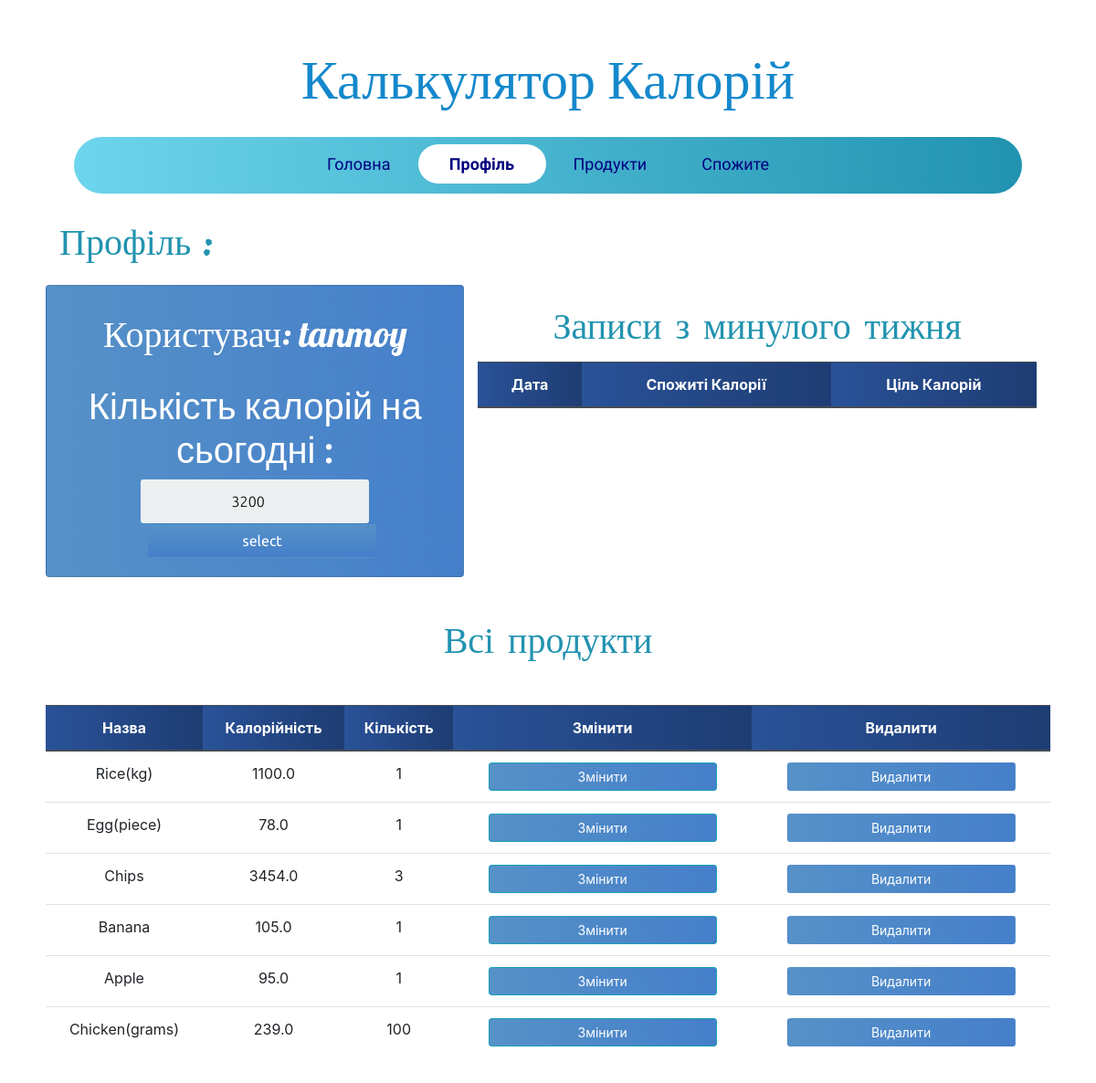
/profile/ (signed in), run on the app's committed database.
### calories/models.py (models this page shows, shortened)
class Profile(models.Model):
    person_of = models.ForeignKey(User, null=True, on_delete=models.CASCADE)
    calorie_count = models.FloatField(default=0, null=True, blank=True)
    food_selected = models.ForeignKey(Food, on_delete=models.CASCADE, null=True, blank=True)
    quantity = models.FloatField(default=0)
    total_calorie = models.FloatField(default=0, null=True)
    date = models.DateField(auto_now_add=True)
    calorie_goal = models.PositiveIntegerField(default=0)
    all_food_selected_today = models.ManyToManyField(Food, through='PostFood', related_name='inventory')

class Food(models.Model):
    name = models.CharField(max_length=200, null=False)
    quantity = models.PositiveIntegerField(null=False, default=0)
    calorie = models.FloatField(null=False, default=0)
    person_of = models.ForeignKey(User, null=True, on_delete=models.CASCADE)

### calories/views.py (the view)
# urls.py: path('profile/', ProfilePage, name='profile'),
@login_required
def ProfilePage(request):
    person = Profile.objects.filter(person_of=request.user).last()
    food_items = Food.objects.filter(person_of=request.user)
    if request.method == 'POST':
        form = ProfileForm(request.POST, instance=person)
        if form.is_valid():
            form.save()
            return redirect('profile')
    else:
        form = ProfileForm(instance=person)
    some_day_last_week = timezone.now().date() - timedelta(days=7)
    records = Profile.objects.filter(date__gte=some_day_last_week, date__lt=timezone.now().date(),
                                     person_of=request.user)
    context = {'form': form, 'food_items': food_items, 'records': records}
    return render(request, 'profile.html', context)

### calories/forms.py
class ProfileForm(forms.ModelForm):
    class Meta:
        model = Profile
        fields = ('calorie_goal',)

### templates/profile.html (shortened to what this page needs)
{% extends 'layouts/base.html' %}
{% block content %}
<div class="container-fluid">
    <h1 class="headline">Профіль :</h1>
        <div class="row mt-4 mb-4">
            <div class="col-lg-5 card card-body">
            <div class="app-title">
                <h1 class="text-center profile-text mt-2">Користувач: {{ request.user }} </h1>
            </div>
            <form method="POST" action="" class="login-form pt-4">
                {% for field in form %}
                <h1>Кількість калорій на сьогодні :</h1>
                {{ field }}
                {% endfor %}
                <input class="btn login_btn profile-submit ml-3" type="submit" value="select">
            </form>
        </div>
            <div class="col-lg-7">
                <h1 class="text-center headline pb-2">Записи з минулого тижня</h1>
                <table class="table text-center">
                    <thead class="thead-dark">
                        <tr>
                            <th scope="col">Дата</th>
                            <th scope="col">Спожиті Калорії</th>
                            <th scope="col">Ціль Калорій</th>
                        </tr>
                    </thead>
                </table>
            </div>
     </div>
    <h1 class="text-center headline">Всі продукти</h1>
     <div class="row mt-5">
      <table class="table text-center">
            <thead class="thead-dark">
                <tr>
                    <th scope="col">Назва</th>
                    <th scope="col">Калорійність</th>
                    <th scope="col">Кількість</th>
                    <th scope="col">Змінити</th>
                    <th scope="col">Видалити</th>
                </tr>
            </thead>
            <tbody>
                {% for food in food_items %}
                <tr>
                    <td>{{ food.name }}</td>
                    <td>{{ food.calorie }}</td>
                    <td>{{ food.quantity }}</td>
                    <td><a class="btn btn-sm btn-info" href="{% url 'update_food' food.id %}">Змінити</a></td>
                    <td><a class="btn btn-sm " href="{% url 'delete_food' food.id %}">Видалити</a></td>
                </tr>
                {% endfor %}
            </tbody>
        </table>
    </div>
</div>
{% endblock content %}

### static/css/base.css (style rules this page uses)
a { text-decoration:none !important; }
body { font-family: Arial; background-color: #3498DB; padding: 50px; }
.app-title { text-align: center; color: #777; }
.login-form { text-align: center; }
input { text-align: center; background-color: #ECF0F1; border: 2px solid transparent; border-radius: 3px; font-size: 16px; font-weight: 200; padding: 10px 0; width: 250px; transition: border .5s; }
.btn { background: #457fca; background: -webkit-linear-gradient(to right, #5691c8, #457fca); background: linear-gradient(to right, #5691c8, #457fca); color: white !important; font-size: 16px; line-height: 25px; padding: 10px 0; text-decoration: none; text-shadow: none; border-radius: 3px; box-shadow: none; transition: 0.25s; display: block; width: 250px; margin: 0 auto; }
.card { background: #457fca; background: -webkit-linear-gradient(to right, #5691c8, #457fca); background: linear-gradient(to right, #5691c8, #457fca); color:white; }
.card::before, .card::after { position: absolute; top: 0; right: 0; bottom: 0; left: 0; transform: scale3d(0, 0, 1); transition: transform .3s ease-out 0s; background: rgba(255, 255, 255, 0.1); content: ''; pointer-events: none; }
.card::before { transform-origin: left top; }
.card::after { transform-origin: right bottom; }
th { background: #1e3c72; background: -webkit-linear-gradient(to right, #2a5298, #1e3c72); background: linear-gradient(to right, #2a5298, #1e3c72); }
.card { font-family: 'Grandstander', cursive; font-family: 'Ubuntu', sans-serif; }
.headline { font-family: 'Permanent Marker', cursive; padding-top:20px; color: #2193b0; color: -webkit-linear-gradient(to right, #6dd5ed, #2193b0); color: linear-gradient(to right, #6dd5ed, #2193b0); }
.profile-text { color:white; font-family: 'Lobster', cursive; }
.table { background-color: white; color: #18AD7C; }
.profile-submit { background: #457fca; background: -webkit-linear-gradient(to bottom, #5691c8, #457fca); background: linear-gradient(to bottom, #5691c8, #457fca); }

### data on the page
Profile: form "3200"
Food: name "Rice(kg)", calorie "1100.0", quantity "1"
Food: name "Egg(piece)", calorie "78.0", quantity "1"
Food: name "Chips", calorie "3454.0", quantity "3"
Food: name "Banana", calorie "105.0", quantity "1"
Food: name "Apple", calorie "95.0", quantity "1"
Food: name "Chicken(grams)", calorie "239.0", quantity "100"

### other printed values
{{ request.user }} "tanmoy"
